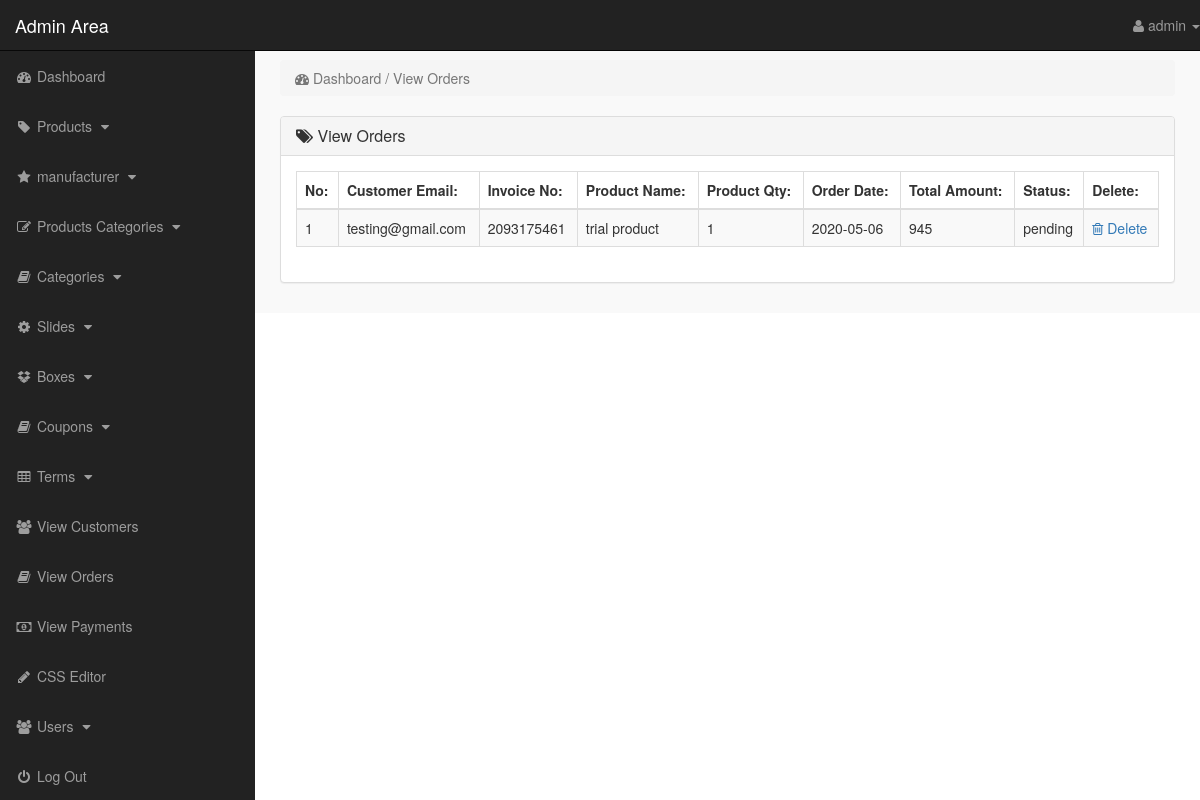
The page /admin_area/index.php?view_orders (signed in) on the database its author committed.
### tables this page shows
CREATE TABLE `pending_orders` (
  `order_id` int(10) NOT NULL,
  `customer_id` int(10) NOT NULL,
  `invoice_no` int(10) NOT NULL,
  `product_id` text NOT NULL,
  `qty` int(10) NOT NULL,
  `order_status` text NOT NULL,
  `s_email` varchar(100) NOT NULL
);

CREATE TABLE `customers` (
  `customer_id` int(10) NOT NULL,
  `customer_name` varchar(255) NOT NULL,
  `customer_email` varchar(255) NOT NULL,
  `customer_pass` varchar(255) NOT NULL,
  `customer_country` text NOT NULL,
  `customer_city` text NOT NULL,
  `customer_contact` varchar(255) NOT NULL,
  `customer_address` text NOT NULL,
  `customer_image` text NOT NULL,
  `customer_ip` varchar(100) NOT NULL
);

CREATE TABLE `products` (
  `product_id` int(10) NOT NULL,
  `p_cat_id` int(10) NOT NULL,
  `cat_id` int(10) NOT NULL,
  `manufacturer_id` int(10) NOT NULL,
  `date` timestamp NOT NULL DEFAULT current_timestamp() ON UPDATE current_timestamp(),
  `product_title` text NOT NULL,
  `product_img1` text NOT NULL,
  `product_img2` text NOT NULL,
  `product_img3` text NOT NULL,
  `product_price` int(10) DEFAULT NULL,
  `product_keywords` text NOT NULL,
  `product_desc` text NOT NULL,
  `product_label` text NOT NULL,
  `product_sale` int(100) NOT NULL,
  `s_email` varchar(100) NOT NULL
);

CREATE TABLE `customer_orders` (
  `order_id` int(10) NOT NULL,
  `customer_id` int(10) NOT NULL,
  `due_amount` int(100) NOT NULL,
  `invoice_no` int(100) NOT NULL,
  `qty` int(10) NOT NULL,
  `order_date` date NOT NULL,
  `order_status` text NOT NULL,
  `s_email` varchar(100) NOT NULL
);

### admin_area/view_orders.php (the view)
<?php
    if(!isset($_SESSION['admin_email'])){
        echo "<script>window.open('login.php','_self')</script>";
    }else{
?>
<div class="row">
    <div class="col-lg-12">
        <ol class="breadcrumb">
            <li class="active">
                <i class="fa fa-dashboard"></i> Dashboard / View Orders
            </li>
        </ol>
    </div>
</div>
<div class="row">
    <div class="col-lg-12">
        <div class="panel panel-default">
            <div class="panel-heading">
               <h3 class="panel-title">
                   <i class="fa fa-tags"></i>  View Orders
               </h3>
            </div>
            <div class="panel-body">
                <div class="table-responsive">
                    <table class="table table-striped table-bordered table-hover">
                        <thead>
                            <tr>
                                <th> No: </th>
                                <th> Customer Email: </th>
                                <th> Invoice No: </th>
                                <th> Product Name: </th>
                                <th> Product Qty: </th>
                                <th> Order Date: </th>
                                <th> Total Amount: </th>
                                <th> Status: </th>
                                <th> Delete: </th>
                            </tr>
                        </thead>
                        <tbody>
                            <?php
                                $i=0;
                                $get_orders = "select * from pending_orders";
                                $run_orders = mysqli_query($con,$get_orders);
                                while($row_order=mysqli_fetch_array($run_orders)){
                                    $order_id = $row_order['order_id'];
                                    $c_id = $row_order['customer_id'];
                                    $invoice_no = $row_order['invoice_no'];
                                    $product_id = $row_order['product_id'];
                                    $qty = $row_order['qty'];
                                    $order_status = $row_order['order_status'];
                                    $get_products = "select * from products where product_id='$product_id'";
                                    $run_products = mysqli_query($con,$get_products);
                                    $row_products = mysqli_fetch_array($run_products);
                                    $product_title = $row_products['product_title'];
                                    $get_customer = "select * from customers where customer_id='$c_id'";
                                    $run_customer = mysqli_query($con,$get_customer);
                                    $row_customer = mysqli_fetch_array($run_customer);
                                    $customer_email = $row_customer['customer_email'];
                                    $get_c_order = "select * from customer_orders where order_id='$order_id'";
                                    $run_c_order = mysqli_query($con,$get_c_order);
                                    $row_c_order = mysqli_fetch_array($run_c_order);
                                    $order_date = $row_c_order['order_date'];
                                    $order_amount = $row_c_order['due_amount'];
                                    $i++;
                            ?>
                            <tr>
                                <td> <?php echo $i; ?> </td>
                                <td> <?php echo $customer_email; ?> </td>
                                <td> <?php echo $invoice_no; ?></td>
                                <td> <?php echo $product_title; ?> </td>
                                <td> <?php echo $qty; ?></td>
                                <td> <?php echo $order_date; ?> </td>
                                <td> <?php echo $order_amount; ?> </td>
                                <td>
                                    <?php
                                        if($order_status=='pending'){
                                            echo $order_status='pending';
                                        }else{
                                            echo $order_status='Complete';
                                        }
                                    ?>
                                </td>
                                <td>
                                     <a href="index.php?delete_order=<?php echo $order_id; ?>">
                                        <i class="fa fa-trash-o"></i> Delete
                                     </a>
                                </td>
                            </tr>
                            <?php } ?>
                        </tbody>
                    </table>
                </div>
            </div>
        </div>
    </div>
</div>
<?php } ?>

### admin_area/includes/sidebar.php (shortened to what this page needs)
<?php
    if(!isset($_SESSION['admin_email'])){
        echo "<script>window.open('login.php','_self')</script>";
    }else{
?>
<nav class="navbar navbar-inverse navbar-fixed-top">
    <div class="navbar-header">
        <a href="index.php?dashboard" class="navbar-brand">Admin Area</a>
    </div>
    <ul class="nav navbar-right top-nav">
        <li class="dropdown">
            <a href="#" class="dropdown-toggle" data-toggle="dropdown">
                <i class="fa fa-user"></i> <?php echo $admin_name;  ?> <b class="caret"></b>
            </a>
        </li>
    </ul>
    <div class="collapse navbar-collapse navbar-ex1-collapse">
        <ul class="nav navbar-nav side-nav">
            <li>
                <a href="index.php?dashboard">
                        <i class="fa fa-fw fa-dashboard"></i> Dashboard
                </a>
            </li>
            <li>
                <a href="#" data-toggle="collapse" data-target="#products">
                        <i class="fa fa-fw fa-tag"></i> Products
                        <i class="fa fa-fw fa-caret-down"></i>
                </a>
            </li>
            <li>
                <a href="#" data-toggle="collapse" data-target="#manufacturer">
                        <i class="fa fa-fw fa-star"></i> manufacturer
                        <i class="fa fa-fw fa-caret-down"></i>
                </a>
            </li>
            <li>
                <a href="#" data-toggle="collapse" data-target="#p_cat">
                        <i class="fa fa-fw fa-edit"></i> Products Categories
                        <i class="fa fa-fw fa-caret-down"></i>
                </a>
            </li>
            <li>
                <a href="#" data-toggle="collapse" data-target="#cat">
                        <i class="fa fa-fw fa-book"></i> Categories
                        <i class="fa fa-fw fa-caret-down"></i>
                </a>
            </li>
            <li>
                <a href="#" data-toggle="collapse" data-target="#slides">
                        <i class="fa fa-fw fa-gear"></i> Slides
                        <i class="fa fa-fw fa-caret-down"></i>
                </a>
            </li>
            <li>
                <a href="#" data-toggle="collapse" data-target="#boxes">
                        <i class="fa fa-fw fa-dropbox"></i> Boxes
                        <i class="fa fa-fw fa-caret-down"></i>
                </a>
            </li>
            <li>
                <a href="#" data-toggle="collapse" data-target="#coupon">
                        <i class="fa fa-fw fa-book"></i> Coupons
                        <i class="fa fa-fw fa-caret-down"></i>
                </a>
            </li>
            <li>
                <a href="#" data-toggle="collapse" data-target="#terms">
                        <i class="fa fa-fw fa-table"></i> Terms
                        <i class="fa fa-fw fa-caret-down"></i>
                </a>
            </li>
            <li>
                <a href="index.php?view_customers">
                    <i class="fa fa-fw fa-users"></i> View Customers
                </a>
            </li>
            <li>
                <a href="index.php?view_orders">
                    <i class="fa fa-fw fa-book"></i> View Orders
                </a>
            </li>
            <li>
                <a href="index.php?view_payments">
                    <i class="fa fa-fw fa-money"></i> View Payments
                </a>
            </li>
            <li>
                <a href="index.php?edit_css">
                    <i class="fa fa-fw fa-pencil"></i> CSS Editor
                </a>
            </li>
            <li>
                <a href="#" data-toggle="collapse" data-target="#users">
                        <i class="fa fa-fw fa-users"></i> Users
                        <i class="fa fa-fw fa-caret-down"></i>
                </a>
            </li>
            <li>
                <a href="logout.php">
                    <i class="fa fa-fw fa-power-off"></i> Log Out
                </a>
            </li>
        </ul>
    </div>
</nav>
<?php } ?>

### admin_area/css/style.css (style rules this page uses)
body { margin-top: 100px; }
@media (min-width: 768px) { body { margin-top: 50px; } }
.top-nav { 0 15px; }
.top-nav>li { float: left; display: inline-block; }
.top-nav>li>a { color: #999999; line-height: 20px; padding-top: 15px; padding-bottom: 15px; }
@media (min-width: 768px) { .side-nav { position: fixed; top: 51px; bottom: 0; width: 255px; overflow-y: auto; overflow-x: hidden; background-color: #222222; padding-bottom: 40px; border-radius: 0; } }
@media (min-width: 768px) { .side-nav>li>a { width: 255px; } }
.panel-body { border-radius: 5px; }

### rows shown on the page
pending_orders: customer.customer_email "testing@gmail.com", invoice_no "2093175461", product.product_title "trial product", qty "1", customer_orders.order_date "2020-05-06", customer_orders.due_amount "945"

### other values the page prints
$admin_name "admin"
